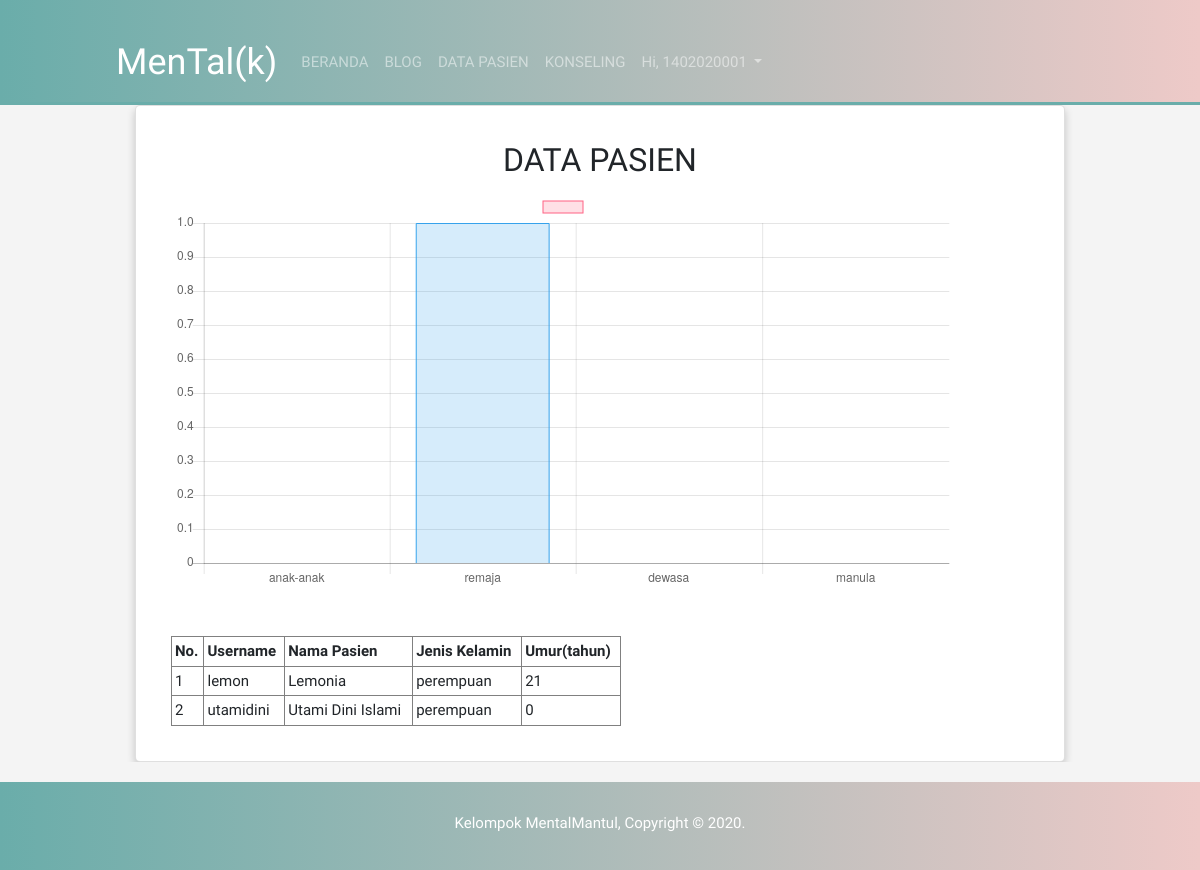
The page /pasien.php (signed in) on the database its author committed.
### tables this page shows
CREATE TABLE IF NOT EXISTS `pasien` (
  `nama_lengkap` varchar(30) NOT NULL,
  `username` varchar(15) NOT NULL,
  `email` varchar(30) NOT NULL,
  `password` varchar(16) NOT NULL,
  `tanggal_lahir` date NOT NULL,
  `umur` int(5) NOT NULL,
  `jenis_kelamin` varchar(15) NOT NULL,
  `no_hp` varchar(15) NOT NULL
);

### pasien.php (the view, shortened to what this page needs)
<!doctype html>
<html>
<head>
    <link rel="stylesheet" href="https://stackpath.bootstrapcdn.com/bootstrap/4.4.1/css/bootstrap.min.css"
>
    <link rel="stylesheet" type="text/css" href="style.css">
</head>
<?php
$user = $_SESSION['user'];
?>
<body>
    <?php
    include 'koneksi.php';
    ?>
    <header>
        <nav class="navbar navbar-expand-lg navbar-dark sticky-top">
            <a class="navbar-brand" href="#" style="font-size: 36px; padding-left: 100px;">MenTal(k)</a>
            <div class="collapse navbar-collapse" id="navbarSupportedContent">
                <ul class="navbar-nav mr-auto w-100 justify-content">
                    <li class="nav-item">
                        <a class="nav-link" href="home-dokter.php">BERANDA</a>
                    </li>
                    <li class="nav-item">
                        <a class="nav-link" href="blog-login-dokter.php">BLOG</a>
                    </li>
                    <li class="nav-item">
                        <a class="nav-link" href="pasien.php">DATA PASIEN</a>
                    </li>
                    <li class="nav-item">
                        <a class="nav-link" href="chatKonselingDokter.php">KONSELING</a>
                    </li>
                    <li class="nav-item dropdown">
                        <a class="nav-link dropdown-toggle" href="#" id="navbarDropdownMenuLink" data-toggle="dropdown"
                            aria-haspopup="true" aria-expanded="false">
                            Hi, <?php Print "$user"?>
                        </a>
                    </li>
                </ul>
            </div>
        </nav>
    </header>
    <div class="container" align="center">
        <div class="row">
            <div class="col-lg">
                <div class="card">
                    <div class="card-body">
                        <h2 class="card-title" align="center">DATA PASIEN</h5>
                        <div class="row">
                            <div class="col-md-6 col-sm-12 sidebar">
                                <div align="center">
                                    <div style="width: 800px;margin: 0px auto;" align="center">
                                        <canvas id="myChart"></canvas>
                                    </div>
                                    <br/>
                                    <br/>
                                    <table border="1" width="450" cellpadding="3" cellspacing="3" align="center">
                                        <thead>
                                            <tr>
                                                <th align="center">No.</th>
                                                <th align="center">Username</th>
                                                <th align="center">Nama Pasien</th>
                                                <th align="center">Jenis Kelamin</th>
                                                <th align="center">Umur(tahun)</th>
                                            </tr>
                                        </thead>
                                        <tbody>
                                            <?php
                                            $no = 1;
                                            $data = mysqli_query($koneksi,"select * from pasien");
                                            while($d=mysqli_fetch_array($data)){
                                                ?>
                                                <tr>
                                                    <td><?php echo $no++; ?></td>
                                                    <td><?php echo $d['username']; ?></td>
                                                    <td><?php echo $d['nama_lengkap']; ?></td>
                                                    <td><?php echo $d['jenis_kelamin']; ?></td>
                                                    <td><?php echo $d['umur']; ?></td>
                                                </tr>
                                                <?php
                                            }
                                            ?>
                                        </tbody>
                                    </table>
                                </div>
                            </div>
                        </div>
                    </div>
                </div>
            </div>
        </div>
    </div>
    <footer>
        <p style="padding-top: 10px;">
            Kelompok MentalMantul, Copyright &copy 2020.
        </p>
    </footer>
   <script>
        var ctx = document.getElementById("myChart").getContext('2d');
        var myChart = new Chart(ctx, {
            type: 'bar',
            data: {
                labels: ["anak-anak", "remaja", "dewasa", "manula"],
                datasets: [{
                    label: '',
                    data: [
                    <?php
                    $jumlah_anak_anak = mysqli_query($koneksi,"select * from pasien where umur > 6 and umur < 15");
                    echo mysqli_num_rows($jumlah_anak_anak);
                    ?>,
                    <?php
                    $jumlah_remaja = mysqli_query($koneksi,"select * from pasien where umur > 14 and umur < 22");
                    echo mysqli_num_rows($jumlah_remaja);
                    ?>,
                    <?php
                    $jumlah_dewasa = mysqli_query($koneksi,"select * from pasien where umur > 21 and umur < 40");
                    echo mysqli_num_rows($jumlah_dewasa);
                    ?>,
                    <?php
                    $jumlah_manula = mysqli_query($koneksi,"select * from pasien where umur > 40");
                    echo mysqli_num_rows($jumlah_manula);
                    ?>
                    ],
                    backgroundColor: [
                    'rgba(255, 99, 132, 0.2)',
                    'rgba(54, 162, 235, 0.2)',
                    'rgba(255, 206, 86, 0.2)',
                    'rgba(75, 192, 192, 0.2)'
                    ],
                    borderColor: [
                    'rgba(255,99,132,1)',
                    'rgba(54, 162, 235, 1)',
                    'rgba(255, 206, 86, 1)',
                    'rgba(75, 192, 192, 1)'
                    ],
                    borderWidth: 1
                }]
            },
            options: {
                scales: {
                    yAxes: [{
                        ticks: {
                            beginAtZero:true
                        }
                    }]
                }
            }
        });
    </script>
</body>
</html>

### style.css (style rules this page uses)
body { margin: 0; padding: 0; font-size: 15px; font-family: 'Reem Kufi', sans-serif; background-color: #f4f4f4 }
.container { width: 80%; margin: auto; overflow: hidden; }
header { display: inline; }
.navbar-dark { background: linear-gradient(to right, #6AADAA, #EECAC8); color: #fff; padding-top: 30px; min-height: 70px; position: sticky; border-bottom: 3px solid #6AADAA }
footer { padding: 20px; margin-top: 20px; color: #fff; text-align: center; background: linear-gradient(to right, #6AADAA, #EECAC8); }
.card { box-shadow: 0 4px 8px 0 rgba(0, 0, 0, 0.2); border-radius: 5px; padding: 15px; }

### rows shown on the page
pasien: username "lemon", nama_lengkap "Lemonia", jenis_kelamin "perempuan", umur "21"
pasien: username "utamidini", nama_lengkap "Utami Dini Islami", jenis_kelamin "perempuan", umur "0"

### other values the page prints
$user "1402020001"
chart data {{ mysqli_num_rows($jumlah_anak_anak) }} 0
chart data {{ mysqli_num_rows($jumlah_remaja) }} 1
chart data {{ mysqli_num_rows($jumlah_dewasa) }} 0
chart data {{ mysqli_num_rows($jumlah_manula) }} 0
